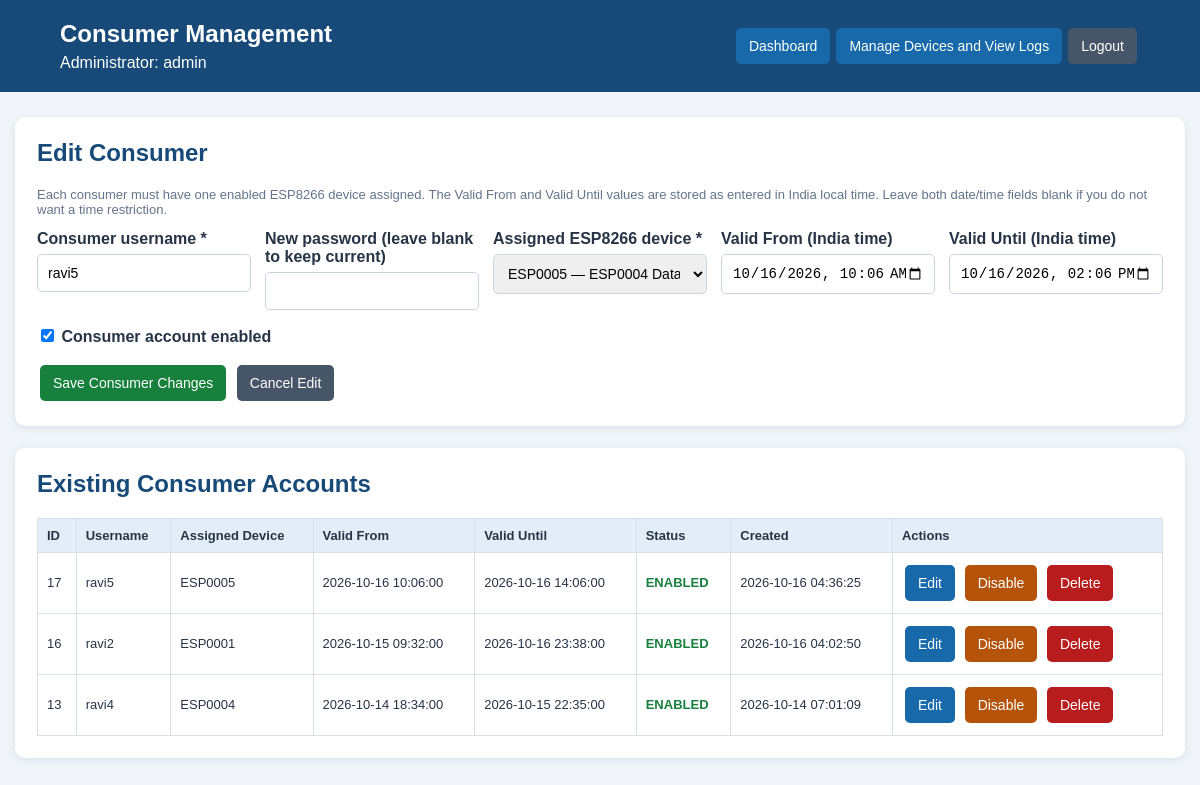
The page /users.php?edit=17 (signed in) on the database its author committed.
### tables this page shows
CREATE TABLE `web_users` (
  `id` int(10) UNSIGNED NOT NULL,
  `username` varchar(50) NOT NULL,
  `password_hash` varchar(255) NOT NULL,
  `role` varchar(20) NOT NULL DEFAULT 'admin',
  `created_at` timestamp NOT NULL DEFAULT current_timestamp(),
  `enabled` tinyint(1) NOT NULL DEFAULT 1,
  `device_id` varchar(32) DEFAULT NULL,
  `valid_from` datetime DEFAULT NULL,
  `valid_until` datetime DEFAULT NULL
);

CREATE TABLE `esp_devices` (
  `device_id` varchar(32) NOT NULL,
  `token_hash` char(64) NOT NULL,
  `enabled` tinyint(1) NOT NULL DEFAULT 1,
  `description` varchar(100) DEFAULT NULL,
  `created_at` timestamp NOT NULL DEFAULT current_timestamp()
);

### config.php (called while the page is built, shortened)
<?php
function h($value) {
    return htmlspecialchars(
        (string)($value ?? ''),
        ENT_QUOTES,
        'UTF-8'
    );
}

### users.php (the view, shortened to what this page needs)
<?php
require_once __DIR__ . '/auth_check.php';
function usersDateTimeInput($value): string {
    $value = trim((string)($value ?? ''));
    if (preg_match('/^(\\d{4}-\\d{2}-\\d{2})[ T](\\d{2}:\\d{2})/', $value, $m)) return $m[1] . 'T' . $m[2];
    return '';
}
$devices = [];
$deviceResult = $conn->query('SELECT device_id, enabled, description FROM esp_devices ORDER BY device_id');
while ($device = $deviceResult->fetch_assoc()) $devices[] = $device;
$editUser = null;
if (isset($_GET['edit'])) {
    $editId = filter_var($_GET['edit'], FILTER_VALIDATE_INT, ['options' => ['min_range' => 1]]);
    if ($editId) {
        $stmt = $conn->prepare("SELECT id, username, enabled, device_id, valid_from, valid_until FROM web_users WHERE id = ? AND role = 'user' LIMIT 1");
        $stmt->bind_param('i', $editId); $stmt->execute();
        $result = $stmt->get_result(); $editUser = $result->fetch_assoc() ?: null; $stmt->close();
    }
}
$users = $conn->query("SELECT id, username, enabled, device_id, valid_from, valid_until, created_at FROM web_users WHERE role = 'user' ORDER BY id DESC");
?>
<!DOCTYPE html>
<html lang="en"><head>
</head><body>
<header><div><h1>Consumer Management</h1><div>Administrator: <?= h($_SESSION['username'] ?? '') ?></div></div><div><a href="index2.php">Dashboard</a><a href="admin2.php">Manage Devices and View Logs</a><a class="gray" href="logout.php">Logout</a></div></header>
<main>
<section class="panel"><h2><?= $editUser ? 'Edit Consumer' : 'Add New Consumer' ?></h2>
<p class="muted">Each consumer must have one enabled ESP8266 device assigned. The Valid From and Valid Until values are stored as entered in India local time. Leave both date/time fields blank if you do not want a time restriction.</p>
<form method="post" action="users.php">
<div class="form-grid">
<div><label for="username">Consumer username *</label><input id="username" name="username" maxlength="50" required value="<?= h($editUser['username'] ?? '') ?>"></div>
<div><label for="password"><?= $editUser ? 'New password (leave blank to keep current)' : 'Password *' ?></label><input id="password" type="password" name="password" <?= $editUser ? '' : 'required' ?> minlength="8" autocomplete="new-password"></div>
<div><label for="device_id">Assigned ESP8266 device *</label><select id="device_id" name="device_id" required><option value="">-- Select device --</option><?php foreach ($devices as $device): ?><option value="<?= h($device['device_id']) ?>" <?= (($editUser['device_id'] ?? '') === $device['device_id']) ? 'selected' : '' ?> <?= (int)$device['enabled'] !== 1 && (($editUser['device_id'] ?? '') !== $device['device_id']) ? 'disabled' : '' ?>><?= h($device['device_id']) ?><?= !empty($device['description']) ? ' — ' . h($device['description']) : '' ?><?= (int)$device['enabled'] !== 1 ? ' (DISABLED)' : '' ?></option><?php endforeach; ?></select></div>
<div><label for="valid_from">Valid From (India time)</label><input id="valid_from" name="valid_from" type="datetime-local" value="<?= h(usersDateTimeInput($editUser['valid_from'] ?? '')) ?>"></div>
<div><label for="valid_until">Valid Until (India time)</label><input id="valid_until" name="valid_until" type="datetime-local" value="<?= h(usersDateTimeInput($editUser['valid_until'] ?? '')) ?>"></div>
</div>
<p><label><input type="checkbox" name="enabled" value="1" <?= !$editUser || (int)$editUser['enabled'] === 1 ? 'checked' : '' ?>> Consumer account enabled</label></p>
<button class="green" type="submit"><?= $editUser ? 'Save Consumer Changes' : 'Add Consumer' ?></button>
<?php if ($editUser): ?><a class="button gray" href="users.php">Cancel Edit</a><?php endif; ?>
</form></section>
<section class="panel"><h2>Existing Consumer Accounts</h2><div class="table-wrap"><table><thead><tr><th>ID</th><th>Username</th><th>Assigned Device</th><th>Valid From</th><th>Valid Until</th><th>Status</th><th>Created</th><th>Actions</th></tr></thead><tbody>
<?php if ($users->num_rows === 0): ?><tr><td colspan="8">No consumer accounts found.</td></tr><?php else: while ($user = $users->fetch_assoc()): ?>
<tr><td><?= h($user['id']) ?></td><td><?= h($user['username']) ?></td><td><?= h($user['device_id'] ?? '') ?></td><td><?= h($user['valid_from'] ?? 'Not specified') ?></td><td><?= h($user['valid_until'] ?? 'Not specified') ?></td><td><?= (int)$user['enabled'] === 1 ? '<span class="on">ENABLED</span>' : '<span class="off">DISABLED</span>' ?></td><td><?= h($user['created_at'] ?? '') ?></td><td>
<a class="button" href="users.php?edit=<?= (int)$user['id'] ?>">Edit</a>
<form class="inline" method="post" action="users.php"><button class="<?= (int)$user['enabled'] === 1 ? 'orange' : 'green' ?>" type="submit"><?= (int)$user['enabled'] === 1 ? 'Disable' : 'Enable' ?></button></form>
<form class="inline" method="post" action="users.php" onsubmit="return confirm('Permanently delete consumer <?= h($user['username']) ?>? Existing readings will remain in logs.');"><button class="red" type="submit">Delete</button></form>
</td></tr>
<?php endwhile; endif; ?>
</tbody></table></div></section>
</main></body></html>

### users.php (style rules this page uses)
* { box-sizing:border-box }
body { margin:0;background:#f1f5f9;color:#263445;font-family:Arial,sans-serif }
header { background:#174a78;color:white;padding:20px 5%;display:flex;justify-content:space-between;align-items:center;gap:12px;flex-wrap:wrap }
header h1 { margin:0 0 6px;font-size:24px }
header a,button,.button { display:inline-block;background:#1769aa;color:white;text-decoration:none;border:0;border-radius:5px;padding:10px 13px;font-size:14px;cursor:pointer;margin:3px }
.gray { background:#475569 }
.green { background:#16803c }
.orange { background:#b45309 }
.red { background:#b91c1c }
main { max-width:1350px;margin:25px auto;padding:0 15px }
.panel { background:white;padding:22px;border-radius:10px;box-shadow:0 2px 8px #d8e0e8;margin-bottom:22px }
h2 { color:#174a78;margin-top:0 }
.form-grid { display:grid;grid-template-columns:repeat(auto-fit,minmax(210px,1fr));gap:14px }
label { display:block;font-weight:bold;margin-bottom:6px }
input,select { width:100%;padding:10px;border:1px solid #cbd5e1;border-radius:5px;font-size:14px }
input[type=checkbox] { width:auto }
.muted { color:#64748b;font-size:13px }
.table-wrap { overflow-x:auto }
table { width:100%;border-collapse:collapse;font-size:13px }
th,td { padding:9px;border:1px solid #d8e0e8;text-align:left;white-space:nowrap }
th { background:#e3edf7 }
.on { color:#16803c;font-weight:bold }
.inline { display:inline }

### rows shown on the page
web_users: username "ravi5", device_id "ESP0005 — ESP0004 Datalogger", valid_from "10/16/2026 10:06", valid_until "10/16/2026 14:06", enabled "☑", id "17", device "ESP0005", valid_from "2026-10-16 10:06:00", valid_until "2026-10-16 14:06:00", shows "ENABLED", created_at "2026-10-16 04:36:25", shows "Disable"
web_users: id "16", username "ravi2", device "ESP0001", valid_from "2026-10-15 09:32:00", valid_until "2026-10-16 23:38:00", enabled "ENABLED", created_at "2026-10-16 04:02:50"
web_users: id "13", username "ravi4", device "ESP0004", valid_from "2026-10-14 18:34:00", valid_until "2026-10-15 22:35:00", enabled "ENABLED", created_at "2026-10-14 07:01:09"

### other values the page prints
$_SESSION['username'] "admin"
